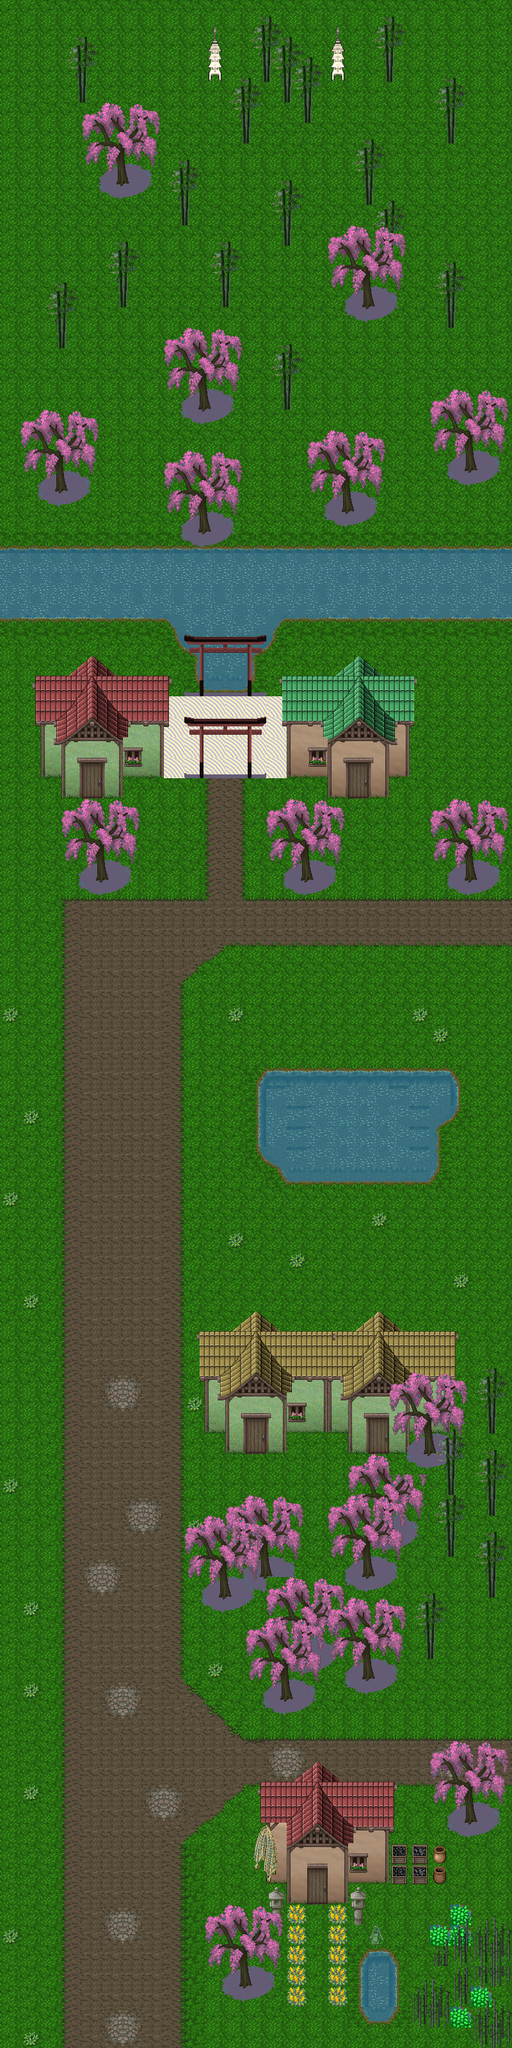

This game map was drawn from its Tiled (.tmx) file and the tilesets committed beside it. A one-line description and the trimmed map source follow:
An orthogonal 25x100 tile map with 32x32 px tiles, 3 tile layers (bottomlayer, underlayer, upper layer).

<map version="1.0" orientation="orthogonal" width="25" height="100" tilewidth="32" tileheight="32">
 <tileset firstgid="1" name="japan_tiles-01" tilewidth="32" tileheight="32">
  <image source="tiles/japan-tiles-01.png" width="256" height="1632" />
 </tileset>
 <layer name="bottomlayer" width="25" height="100">
  <data>[2500 cells, 2500 non-empty, 97 distinct tile ids]</data>
 </layer>
 <layer name="underlayer" width="25" height="100">
  <data>[2500 cells, 314 non-empty, 102 distinct tile ids]</data>
 </layer>
 <layer name="upper layer" width="25" height="100">
  <data>[2500 cells, 691 non-empty, 186 distinct tile ids]</data>
 </layer>
</map>